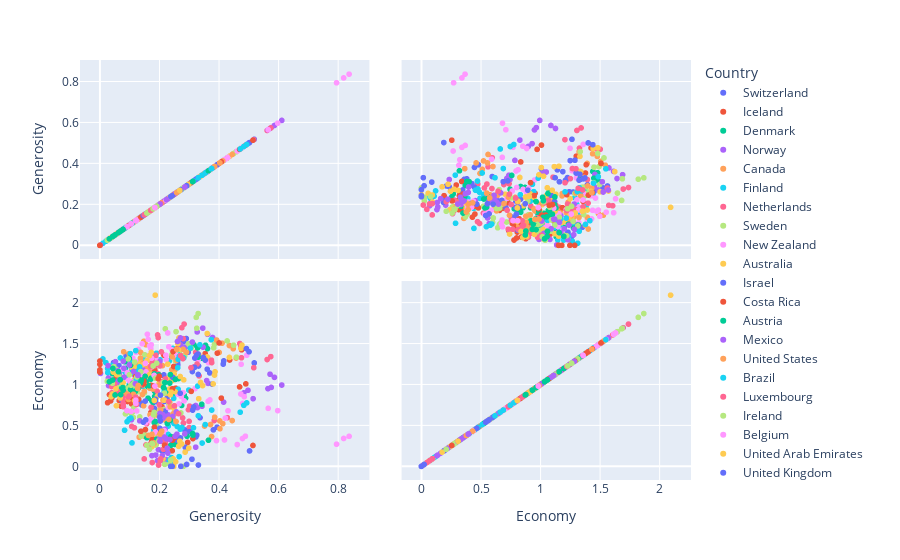

Notebook source saved alongside this figure:
### Markdown cell above
На этом графике мы видим прямую позитивную зависимость между уровнем счастья и экономикой стран (ВВП) - очевидно, что в странах с высоким уровнем ввп выше уровень жизни, соответственно людям доступно большее количество благ, безопасность, образование и прочее, что повышает их уровень счастья

Так же мы видим позитивную корреляцию между уровнем счастья и здоровья - вместе с уровнем здоровья растет уровень счастья населения - тоже вполне очевидная зависимость, чем более человек чувствует себя здоровым, тем более он чувствует себя счастливым. Можно предположить, что в обратную сторону это тоже работает.

### Code cell
# зависимость щедрости людей в разных странах от уровня счастья 

px.scatter_matrix(df, dimensions=["Generosity", "Economy"], color="Country")
